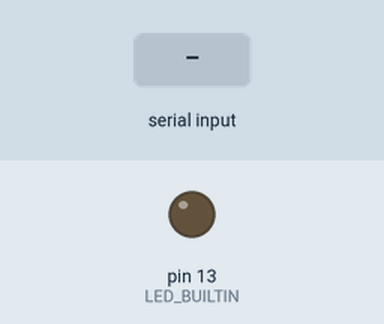
Bench run of a sketch on a simulated Arduino Uno, built with avr-gcc and run on an emulated ATmega328P. Parts: output pins drawn as LEDs (lit = HIGH). The test bench sets the inputs (shaded band).

Above: at 1.2 s.
1.3 s: "H" received over Serial
At 1.9 s:
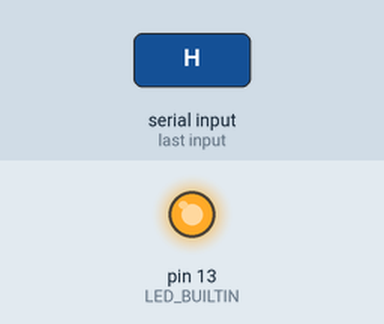
2.8 s: "L" received over Serial
At 3.1 s:
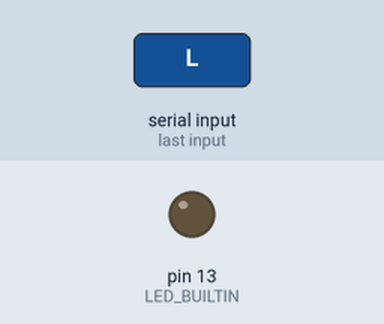
Timing chart, 0 to 5.8 s (numbered marks = the images above; inputs shaded):
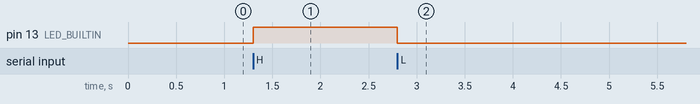

Measured:
- after the input at 1.3 s, pin 13 (LED_BUILTIN): LOW → HIGH at once
- after the input at 2.8 s, pin 13 (LED_BUILTIN): HIGH → LOW at once

The sketch:

serial_demo.ino
```cpp
void setup() {
  pinMode(LED_BUILTIN, OUTPUT);
  Serial.begin(9600); // Start serial communication at 9600 baud rate
}

void loop() {
  if (Serial.available() > 0) { // Check if data is available to read

    char incomingByte = Serial.read(); // Read the incoming byte
    if (incomingByte == 'H') {
      digitalWrite(LED_BUILTIN, HIGH); // Turn LED on
    } else if (incomingByte == 'L') {
      digitalWrite(LED_BUILTIN, LOW); // Turn LED off
    }
  }
}
```
